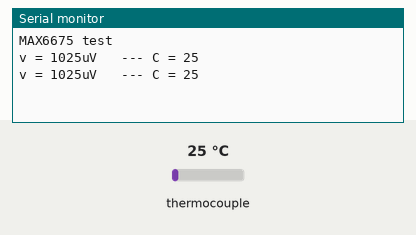
This sketch was run on a simulated Arduino Uno, built with avr-gcc and run on an emulated ATmega328P. On the bench: the last lines printed to the serial monitor. The inputs (shaded band) are chosen by the test bench; at power-on: thermocouple 25 °C.

Above: at 1.7 s.
1.8 s: thermocouple set to 6 °C
At 2.8 s:
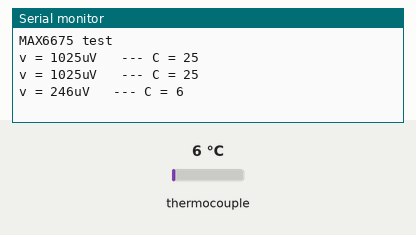
3.3 s: thermocouple set to 75 °C
At 4.3 s:
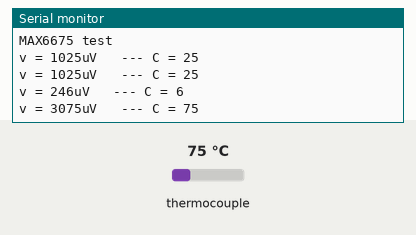
Timing chart, 0 to 6.3 s (numbered marks = the images above; inputs shaded):
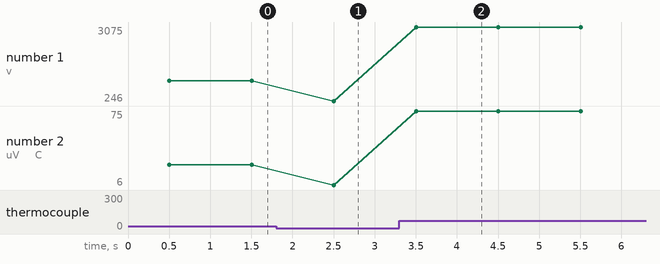

Measured:
- after the input at 1.8 s, the serial monitor: prints a new line after 0.70 s (image 1)
- after the input at 3.3 s, the serial monitor: prints a new line after 0.20 s (image 2)
- plotted number 1: 1025 → 246 after the input at 1.8 s, 246 → 3075 after the input at 3.3 s
- plotted number 2: 25 → 6 after the input at 1.8 s, 6 → 75 after the input at 3.3 s

The sketch:

thermo_arduino.ino
```cpp
//  author : abdo
//  date   : 10/2017
//  project:thermo couple

#include "max6675.h"

int thermoSO = 4;
int thermoCS = 5;
int thermoCLK = 6;

MAX6675 thermocouple(thermoCLK, thermoCS, thermoSO);


void setup() {
  Serial.begin(9600);


  Serial.println("MAX6675 test");

  // wait for MAX chip to stabilize
  delay(500);
}

void loop() {
  // basic readout test, just print the current temp
   int temp_c = thermocouple.readCelsius();
   /*conver to voltage
    * where  v = 41uV/c
    */
   int uV = temp_c * 41;

   Serial.print("v = ");
   Serial.print(uV);
   Serial.print("uV   --- ");

   Serial.print("C = ");
   Serial.println(temp_c);

   delay(1000);
}
```
